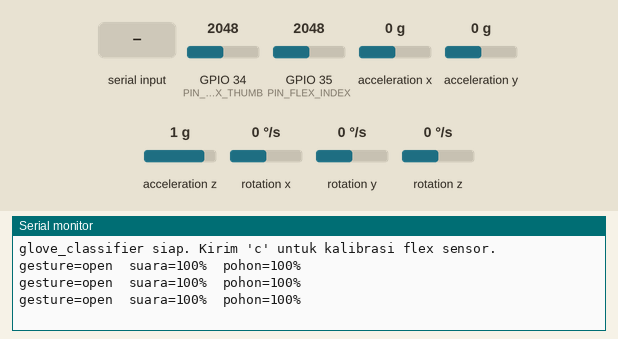
This sketch was run on a simulated ESP32. On the bench: the last lines printed to the serial monitor. Wiring (inferred from the names in the program): MPU-6050 motion sensor at I2C address 0x68. The test bench sets the inputs (shaded band); at power-on: GPIO 34 (PIN_FLEX_THUMB) = 2048, GPIO 35 (PIN_FLEX_INDEX) = 2048, acceleration x 0 g, acceleration y 0 g, acceleration z 1 g, rotation x 0 °/s, rotation y 0 °/s, rotation z 0 °/s (analog values on the 0–4095 scale). EEPROM starts erased.

Above: at 1.5 s.
1.6 s: "c" received over Serial
At 2.4 s:
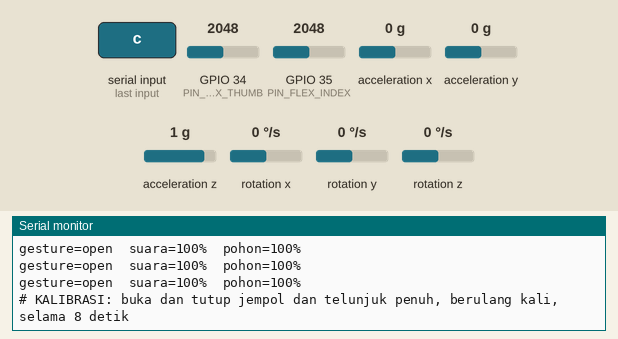
4.1 s: GPIO 34 (PIN_FLEX_THUMB) set to 2866
At 5.1 s:
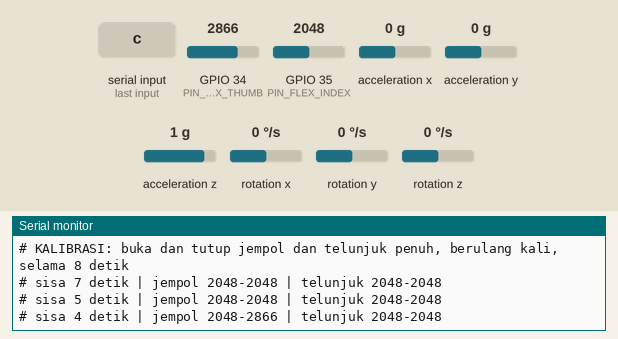
5.6 s: GPIO 35 (PIN_FLEX_INDEX) set to 2866
At 6.4 s:
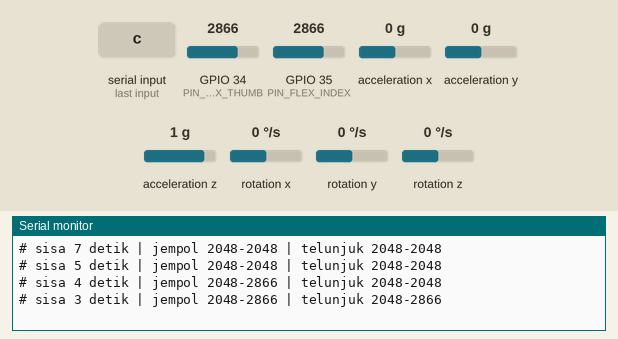
7.1 s: GPIO 34 (PIN_FLEX_THUMB) set to 3972
At 9.91 s:
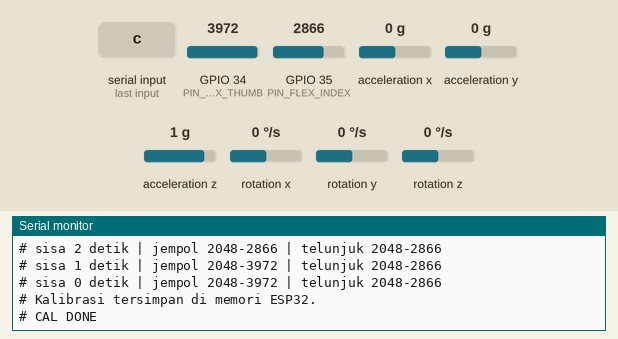
10.1 s: "C" received over Serial
At 10.9 s:
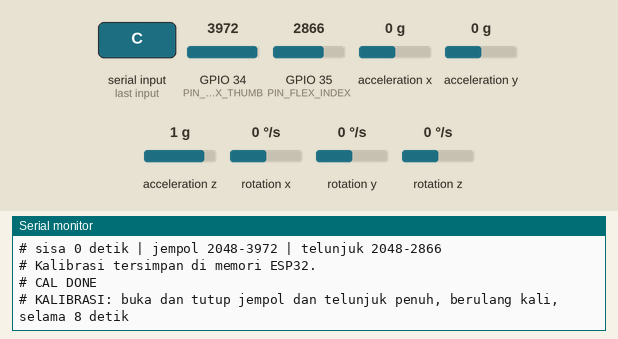
11.6 s: GPIO 35 (PIN_FLEX_INDEX) set to 3972
At 12.9 s:
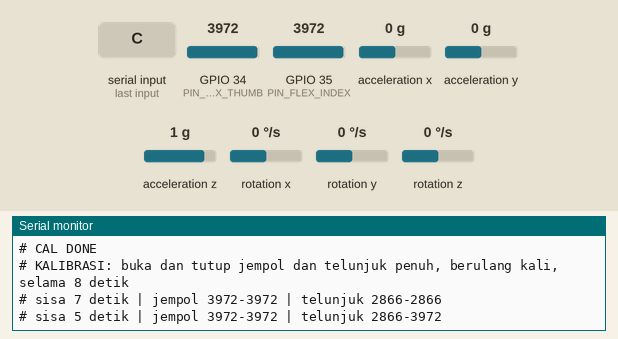
Timing chart, 0 to 14.1 s (numbered marks = the images above; inputs shaded):
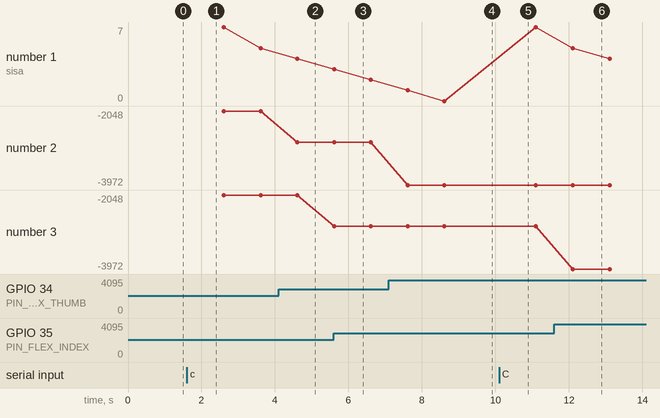

The sketch:

glove_classifier.ino
```cpp
// Langkah 3 (sarung tangan): baca sensor, klasifikasi gesture dengan model hasil train_model.py,
// lalu kirim ID gesture ke robot lewat ESP-NOW (broadcast, tanpa perlu alamat MAC).
// Kirim 'c' lewat Serial Monitor (115200 baud) untuk kalibrasi ulang flex sensor.
#include <WiFi.h>
#include <esp_now.h>
#include <esp_wifi.h>
#include "glove_common.h"
#include "gesture_model.h"
#include "gesture_classifier.h"
#include "gesture_packet.h"

// ---------------- Pengaturan ----------------
#define CLASSIFY_EVERY 5     // klasifikasi tiap 5 sampel (100 ms pada 50 Hz)
#define VOTE_N 5             // keputusan akhir = suara terbanyak dari 5 prediksi terakhir
#define PRINT_DEBUG 1        // 1 = tampilkan hasil di Serial Monitor

static_assert(N_CH == N_CHANNELS, "N_CH di glove_common.h harus sama dengan N_CHANNELS di gesture_model.h");

static const uint8_t BROADCAST_ADDR[6] = {0xFF, 0xFF, 0xFF, 0xFF, 0xFF, 0xFF};

static float window[WINDOW_SIZE][N_CHANNELS];
static int winPos = 0;
static int winCount = 0;
static int sinceClassify = 0;

static int history[VOTE_N];
static int histPos = 0;
static int histCount = 0;

static uint8_t seqNo = 0;
static uint32_t nextTick = 0;
static bool mpuOk = false;

static void setupEspNow() {
  WiFi.mode(WIFI_STA);
  esp_wifi_set_channel(ESPNOW_CHANNEL, WIFI_SECOND_CHAN_NONE);
  if (esp_now_init() != ESP_OK) {
    Serial.println("ERROR: ESP-NOW gagal dimulai");
    return;
  }
  esp_now_peer_info_t peer;
  memset(&peer, 0, sizeof(peer));
  memcpy(peer.peer_addr, BROADCAST_ADDR, 6);
  peer.channel = ESPNOW_CHANNEL;
  peer.encrypt = false;
  if (esp_now_add_peer(&peer) != ESP_OK) {
    Serial.println("ERROR: gagal menambah peer broadcast");
  }
}

static void sendGesture(int gesture, uint8_t confidence) {
  GesturePacket pkt;
  pkt.magic = PACKET_MAGIC;
  pkt.gesture = (uint8_t)gesture;
  pkt.confidence = confidence;
  pkt.seq = seqNo++;
  esp_now_send(BROADCAST_ADDR, (const uint8_t *)&pkt, sizeof(pkt));
}

void setup() {
  Serial.begin(115200);
  delay(300);
  mpuOk = gloveBegin();
  if (!mpuOk) Serial.println("ERROR: MPU6050 tidak terdeteksi. Cek kabel SDA(21), SCL(22), VCC, GND.");
#if GESTURE_MODEL_PLACEHOLDER
  Serial.println("PERINGATAN: gesture_model.h masih model sementara. Jalankan python/train_model.py dulu.");
#endif
  setupEspNow();
  Serial.println("glove_classifier siap. Kirim 'c' untuk kalibrasi flex sensor.");
  nextTick = micros();
}

void loop() {
  if (Serial.available()) {
    char c = Serial.read();
    if (c == 'c' || c == 'C') {
      runCalibration();
      nextTick = micros();
      winCount = 0;
      winPos = 0;
      histCount = 0;
    }
  }

  if ((int32_t)(micros() - nextTick) < 0) return;
  nextTick += 1000000UL / SAMPLE_HZ;
  if (!mpuOk) return;

  float s[N_CH];
  if (!readSample(s)) return;

  for (int c = 0; c < N_CHANNELS; c++) window[winPos][c] = s[c];
  winPos = (winPos + 1) % WINDOW_SIZE;
  if (winCount < WINDOW_SIZE) winCount++;
  sinceClassify++;

  if (winCount < WINDOW_SIZE || sinceClassify < CLASSIFY_EVERY) return;
  sinceClassify = 0;

  float f[N_FEATURES];
  computeFeatures(window, WINDOW_SIZE, f);
  uint8_t treeConf = 0;
  int g = predictGesture(f, &treeConf);

  history[histPos] = g;
  histPos = (histPos + 1) % VOTE_N;
  if (histCount < VOTE_N) histCount++;

  int counts[N_CLASSES] = {0};
  for (int i = 0; i < histCount; i++) counts[history[i]]++;
  int best = g;  // kalau seri, pilih prediksi terbaru
  for (int k = 0; k < N_CLASSES; k++) {
    if (counts[k] > counts[best]) best = k;
  }
  uint8_t conf = (uint8_t)((100 * counts[best]) / histCount);

  sendGesture(best, conf);
#if PRINT_DEBUG
  Serial.printf("gesture=%s  suara=%d%%  pohon=%d%%\n", GESTURE_NAMES[best], conf, treeConf);
#endif
}
```

gesture_classifier.h
```cpp
// Ekstraksi fitur dan inferensi Random Forest. Tanpa dependensi Arduino.
// Harus di-include setelah gesture_model.h.
// Urutan fitur sama dengan window_features() di python/common.py:
// untuk tiap channel -> mean, std (populasi), min, max.
#pragma once
#include <stdint.h>
#include <math.h>

static inline void computeFeatures(const float win[][N_CHANNELS], int n, float *f) {
  for (int c = 0; c < N_CHANNELS; c++) {
    float sum = 0.0f;
    float mn = win[0][c];
    float mx = win[0][c];
    for (int i = 0; i < n; i++) {
      float v = win[i][c];
      sum += v;
      if (v < mn) mn = v;
      if (v > mx) mx = v;
    }
    float mean = sum / n;
    float var = 0.0f;
    for (int i = 0; i < n; i++) {
      float d = win[i][c] - mean;
      var += d * d;
    }
    var /= n;
    f[c * 4 + 0] = mean;
    f[c * 4 + 1] = sqrtf(var);
    f[c * 4 + 2] = mn;
    f[c * 4 + 3] = mx;
  }
}

// Mengembalikan ID gesture. *confidence diisi 0..100 (persentase pohon yang setuju).
static inline int predictGesture(const float *f, uint8_t *confidence) {
  uint8_t votes[N_CLASSES] = {0};
  for (int t = 0; t < N_TREES; t++) {
    int n = TREE_ROOT[t];
    while (NODE_FEATURE[n] >= 0) {
      n = (f[NODE_FEATURE[n]] <= NODE_THRESHOLD[n]) ? NODE_LEFT[n] : NODE_RIGHT[n];
    }
    votes[NODE_CLASS[n]]++;
  }
  int best = 0;
  for (int k = 1; k < N_CLASSES; k++) {
    if (votes[k] > votes[best]) best = k;
  }
  if (confidence) *confidence = (uint8_t)((100 * votes[best]) / N_TREES);
  return best;
}
```

gesture_model.h
```cpp
// MODEL SEMENTARA. File ini akan ditimpa otomatis oleh python/train_model.py.
// Selama masih berisi model sementara, sarung tangan selalu mengirim gesture "open".
#pragma once
#include <stdint.h>

#define GESTURE_MODEL_PLACEHOLDER 1
#define WINDOW_SIZE 50
#define N_CHANNELS 8
#define N_FEATURES 32
#define N_CLASSES 5
#define N_TREES 1
#define N_NODES 1

static const char* const GESTURE_NAMES[N_CLASSES] = {"open", "fist", "point", "pinch", "thumbsup"};
static const int16_t TREE_ROOT[N_TREES] = {0};
static const int8_t NODE_FEATURE[N_NODES] = {-1};
static const float NODE_THRESHOLD[N_NODES] = {0.0f};
static const int16_t NODE_LEFT[N_NODES] = {-1};
static const int16_t NODE_RIGHT[N_NODES] = {-1};
static const uint8_t NODE_CLASS[N_NODES] = {0};
```

gesture_packet.h
```cpp
// Format paket ESP-NOW dari sarung tangan ke robot. Harus sama di kedua sketch.
#pragma once
#include <stdint.h>

#define PACKET_MAGIC 0xA5
#define ESPNOW_CHANNEL 1   // kedua ESP32 harus memakai channel yang sama

struct __attribute__((packed)) GesturePacket {
  uint8_t magic;       // selalu PACKET_MAGIC
  uint8_t gesture;     // ID gesture: 0 open, 1 fist, 2 point, 3 pinch, 4 thumbsup
  uint8_t confidence;  // 0..100, persentase suara mayoritas
  uint8_t seq;         // nomor urut paket
};
```

glove_common.h
```cpp
// Bagian bersama untuk sarung tangan: pin, pembacaan sensor, dan kalibrasi flex sensor.
// File ini ada di dua folder (glove_data_logger dan glove_classifier). Isinya harus sama.
#pragma once
#include <Arduino.h>
#include <Wire.h>
#include <Preferences.h>

// ---------------- Pin (ESP32 DevKit V1, 30 pin) ----------------
#define PIN_FLEX_THUMB 34   // flex jempol  (ADC1, input only)
#define PIN_FLEX_INDEX 35   // flex telunjuk (ADC1, input only)
#define PIN_SDA 21          // MPU6050 SDA
#define PIN_SCL 22          // MPU6050 SCL
#define MPU_ADDR 0x68       // pin AD0 MPU6050 disambung ke GND

// ---------------- Pengaturan sampling ----------------
#define SAMPLE_HZ 50        // harus sama dengan SAMPLE_HZ di python/common.py
#define N_CH 8              // 2 flex + 3 akselerometer + 3 gyro
#define FLEX_OVERSAMPLE 4   // rata-rata beberapa pembacaan ADC untuk mengurangi noise

static const uint8_t FLEX_PINS[2] = {PIN_FLEX_THUMB, PIN_FLEX_INDEX};
static uint16_t flexMin[2] = {0, 0};
static uint16_t flexMax[2] = {4095, 4095};
static Preferences prefs;

static void loadCalibration() {
  prefs.begin("flexcal", false);
  flexMin[0] = prefs.getUShort("min0", 0);
  flexMax[0] = prefs.getUShort("max0", 4095);
  flexMin[1] = prefs.getUShort("min1", 0);
  flexMax[1] = prefs.getUShort("max1", 4095);
  prefs.end();
}

static void saveCalibration() {
  prefs.begin("flexcal", false);
  prefs.putUShort("min0", flexMin[0]);
  prefs.putUShort("max0", flexMax[0]);
  prefs.putUShort("min1", flexMin[1]);
  prefs.putUShort("max1", flexMax[1]);
  prefs.end();
}

static float readFlexRaw(int i) {
  uint32_t sum = 0;
  for (int k = 0; k < FLEX_OVERSAMPLE; k++) sum += analogRead(FLEX_PINS[i]);
  return (float)sum / FLEX_OVERSAMPLE;
}

static int16_t read16() {
  uint8_t hi = Wire.read();
  uint8_t lo = Wire.read();
  return (int16_t)((hi << 8) | lo);
}

static bool mpuWrite(uint8_t reg, uint8_t val) {
  Wire.beginTransmission(MPU_ADDR);
  Wire.write(reg);
  Wire.write(val);
  return Wire.endTransmission() == 0;
}

// Mengembalikan false kalau MPU6050 tidak terdeteksi.
static bool gloveBegin() {
  Wire.begin(PIN_SDA, PIN_SCL);
  Wire.setClock(400000);
  analogReadResolution(12);
  analogSetAttenuation(ADC_11db);
  loadCalibration();
  if (!mpuWrite(0x6B, 0x00)) return false;  // bangunkan sensor
  mpuWrite(0x1A, 0x03);                     // low-pass filter sekitar 44 Hz
  mpuWrite(0x1B, 0x00);                     // gyro +-250 derajat/detik
  mpuWrite(0x1C, 0x00);                     // akselerometer +-2 g
  return true;
}

// Mengisi out[N_CH]: flex jempol, flex telunjuk (0..1), ax ay az (g), gx gy gz (derajat/detik).
static bool readSample(float *out) {
  for (int i = 0; i < 2; i++) {
    float raw = readFlexRaw(i);
    float lo = flexMin[i];
    float hi = flexMax[i];
    if (hi - lo < 50) { lo = 0; hi = 4095; }  // kalibrasi belum ada atau tidak valid
    float n = (raw - lo) / (hi - lo);
    out[i] = n < 0 ? 0 : (n > 1 ? 1 : n);
  }
  Wire.beginTransmission(MPU_ADDR);
  Wire.write(0x3B);
  if (Wire.endTransmission(false) != 0) return false;
  if (Wire.requestFrom((uint8_t)MPU_ADDR, (uint8_t)14, (uint8_t)true) != 14) return false;
  int16_t ax = read16();
  int16_t ay = read16();
  int16_t az = read16();
  read16();  // suhu, tidak dipakai
  int16_t gx = read16();
  int16_t gy = read16();
  int16_t gz = read16();
  out[2] = ax / 16384.0f;
  out[3] = ay / 16384.0f;
  out[4] = az / 16384.0f;
  out[5] = gx / 131.0f;
  out[6] = gy / 131.0f;
  out[7] = gz / 131.0f;
  return true;
}

// Kalibrasi 8 detik: buka dan tutup jempol dan telunjuk penuh berulang kali.
// Hasil disimpan di memori ESP32 (NVS), jadi tidak perlu diedit di kode.
static void runCalibration() {
  Serial.println("# KALIBRASI: buka dan tutup jempol dan telunjuk penuh, berulang kali, selama 8 detik");
  uint16_t mn[2] = {4095, 4095};
  uint16_t mx[2] = {0, 0};
  unsigned long t0 = millis();
  unsigned long lastPrint = t0;
  while (millis() - t0 < 8000) {
    for (int i = 0; i < 2; i++) {
      uint16_t v = (uint16_t)readFlexRaw(i);
      if (v < mn[i]) mn[i] = v;
      if (v > mx[i]) mx[i] = v;
    }
    if (millis() - lastPrint >= 1000) {
      lastPrint += 1000;
      Serial.printf("# sisa %lu detik | jempol %u-%u | telunjuk %u-%u\n",
                    (unsigned long)((8000 - (millis() - t0)) / 1000),
                    (unsigned)mn[0], (unsigned)mx[0], (unsigned)mn[1], (unsigned)mx[1]);
    }
    delay(10);
  }
  if ((mx[0] - mn[0] < 200) || (mx[1] - mn[1] < 200)) {
    Serial.println("# GAGAL: rentang sensor terlalu kecil. Cek kabel flex sensor dan resistor 10k.");
  } else {
    flexMin[0] = mn[0]; flexMax[0] = mx[0];
    flexMin[1] = mn[1]; flexMax[1] = mx[1];
    saveCalibration();
    Serial.println("# Kalibrasi tersimpan di memori ESP32.");
  }
  Serial.println("# CAL DONE");
}
```

Measured:
- after the input at 1.6 s, the serial monitor: prints a new line at once (image 1)
- after the input at 4.1 s, the serial monitor: prints a new line after 0.51 s (image 2)
- after the input at 5.6 s, the serial monitor: prints a new line at once (image 3)
- after the input at 7.1 s, the serial monitor: prints a new line after 0.51 s (image 4)
- after the input at 10.1 s, the serial monitor: prints a new line at once (image 5)
- after the input at 11.6 s, the serial monitor: prints a new line after 0.51 s (image 6)
- plotted number 1: 0 → 7 after the input at 10.1 s
- plotted number 2: -2048 → -2866 after the input at 4.1 s, -2866 → -3972 after the input at 7.1 s
